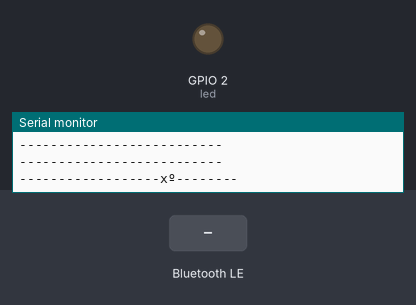
The sketch below on a simulated ESP32. On the bench: output pins drawn as LEDs (lit = HIGH), the last lines printed to the serial monitor. The inputs (shaded band) are chosen by the test bench. Nothing arrives over Bluetooth unless stated; a phone connects over Bluetooth LE 3 s after start.

Above: at 1.2 s.
1.3 s: Bluetooth LE write "on" received
At 1.6 s:
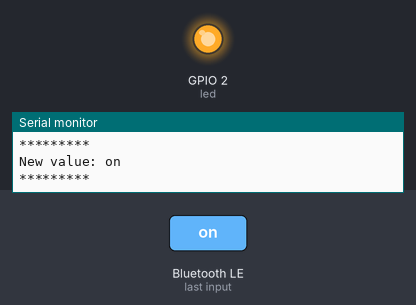
2.8 s: Bluetooth LE write "off" received
At 3.9 s:
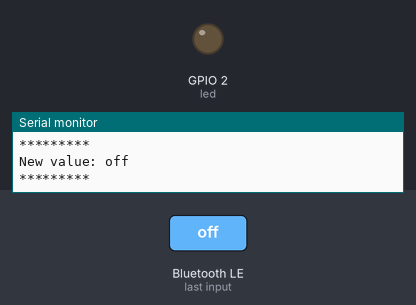
Timing chart, 0 to 5.8 s (numbered marks = the images above; inputs shaded):
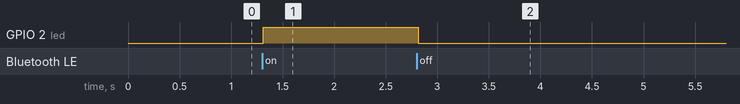

Measured:
- after the input at 1.3 s, GPIO 2 (led): LOW → HIGH at once
- after the input at 2.8 s, GPIO 2 (led): HIGH → LOW at once

The sketch:

module.ino
```cpp
/*
    Based on Neil Kolban example for IDF: https://github.com/nkolban/esp32-snippets/blob/master/cpp_utils/tests/BLE%20Tests/SampleWrite.cpp
    Ported to Arduino ESP32 by Evandro Copercini
*/

#include <BLEDevice.h>
#include <BLEUtils.h>
#include <BLEServer.h>
#include <ArduinoJson.h>

// See the following for generating UUIDs:
// https://www.uuidgenerator.net/

#define SERVICE_UUID        "0000181c-0000-1000-8000-00805f9b34fb"
#define CHARACTERISTIC_UUID_READ "00002a6f-0000-1000-8000-00805f9b34fb"

int led = LED_BUILTIN;
bool deviceConnected = false;
uint32_t value = 0;
DynamicJsonDocument doc(1024);

BLECharacteristic *pCharacteristicRead;
BLEService *pService;
BLEServer *pServer;

class MyServerCallbacks: public BLEServerCallbacks {
    void onConnect(BLEServer* pServer) {
      deviceConnected = true;
    };

    void onDisconnect(BLEServer* pServer) {
      deviceConnected = false;
    }
};

class MyCallbacksWrite: public BLECharacteristicCallbacks {
    void onWrite(BLECharacteristic *pCharacteristic) {
        std::string value = pCharacteristic->getValue();

        if (value.length() > 0) {
            Serial.println("*********");
            Serial.print("New value: ");
            for (int i = 0; i < value.length(); i++) {
                    Serial.print(value[i]);
                }
            Serial.println();
            Serial.println("*********");

            // JsonObject& root = jsonBuffer.parseObject(value);
            deserializeJson(doc, value);
            const char* ssid = doc["wifi_ssif"];
            const char* pass = doc["wifi_passwd"];
            const char* email = doc["user_email"];
            Serial.println(ssid);
            Serial.println(pass);
            Serial.println(email);
        }
        if(value == "on"){
            digitalWrite(led, HIGH);
        }
        else if (value == "off"){
            digitalWrite(led, LOW);
        }
    }
};

void setup() {
  Serial.begin(115200);
  pinMode(led,OUTPUT);

  Serial.println("-------------ACC-REMOTE-CONTROL-MODULE-------------");
  Serial.println("MLTech 2019");
  Serial.println("--------------------------");
  Serial.println("--------------------------");
  Serial.println("--------------------------");
  Serial.println("--------------------------");
  Serial.println("------------------xº--------");

  BLEDevice::init("AccControl");
  pServer = BLEDevice::createServer();

  pService = pServer->createService(SERVICE_UUID);
  pServer->setCallbacks(new MyServerCallbacks());

  pCharacteristicRead = pService->createCharacteristic(
                                         CHARACTERISTIC_UUID_READ,
                                         BLECharacteristic::PROPERTY_READ |
                                         BLECharacteristic::PROPERTY_WRITE |
                                         BLECharacteristic::PROPERTY_NOTIFY
                                       );

  pCharacteristicRead->setCallbacks(new MyCallbacksWrite());

  pCharacteristicRead->setValue("This is for writing...");


  pService->start();

  BLEAdvertising *pAdvertising = pServer->getAdvertising();
  pAdvertising->start();
}

void loop() {
  if(deviceConnected){
     pCharacteristicRead->notify();
  }

}
```
